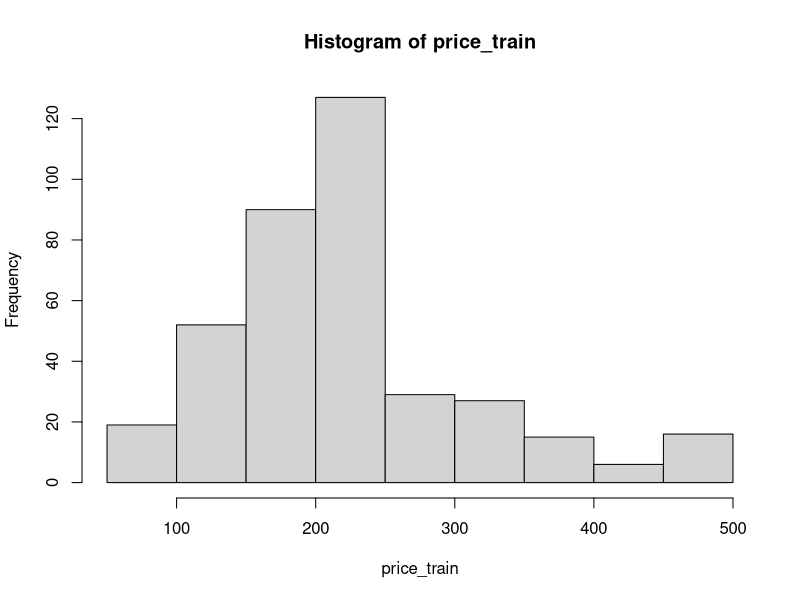

Write R code to recreate this figure. (Note: this script raises an error after producing the figure.)
# Practice building and evaluating regression models on HousePrice dataset (both linear and nonlinear regression)
# Note: your modeling results may vary given the random data sampling nature.

# crimRate: per capita crime rate by town
# age: Proportion of owner-occupied units built prior to 1940
# nitricoxide: Nitric oxides concentration (parts per 10 million)
# numRoom: Average number of rooms per dwelling
# resilandProp: Proportion of residential land zoned for lots over 25,000 sqft
# indusProp: Proportion of non-retail business acres per town
# disToEmpo: Weighted distances to employment centers
# radHighway: Index of accessibility to radial highways
# propertyTax: Full-value property tax rate per $10,000
# ptRatio: Pupil-teacher ratio by town
# lowstat: Percentage of lower status of the population
# medValue: Median value of owner-occupied homes in $1000s (the outcome variable)

# Required packages: AppliedPredictiveModeling,caret,corrplot,earth
# Check and make sure you have the required packages installed. Then library them.
# Library the required packages
lapply(c('AppliedPredictiveModeling','caret','corrplot','earth', 'readxl'),require,character.only = TRUE)

# use Import Dataset under the Environment tab to import HousePrice data

# convert HousePrice to data.frame
HousePrice <- data.frame(read_excel("Week 5/Database.xlsx", sheet = "Data"))
# check the internal structure of the dataset
str(HousePrice)

# use colSums() to check if there are any missing value in the dataset
colSums(is.na(HousePrice)) # returns 0

# create the predictors and outcome subset respectively
predictors <- HousePrice[,-12]
price <- HousePrice[,12]

# perform data splitting (say assign 75% to training data while 25% to test data)
# set.seed() is used to reproduce the results (from sampling)
set.seed(0)
training <- createDataPartition(price,p=0.75,list=FALSE)
predictors_train <- predictors[training,]
price_train <- price[training]
predictors_test <- predictors[-training,]
price_test <- price[-training]

# view the summary statistics of the predictors in the training set
summary(predictors_train)
# view how the house price generally looks like in the training set
hist(price_train)

# check if there's any near-zero variance predictors 
nzv <- nearZeroVar(predictors_train) # nzv returns empty; thus no need to remove anything

# use findCorrelation() to check predictors that have high correlations (using threshold value 0.9). If there are any found, then remove them from both the training and test set.
tooHigh <- findCorrelation(cor(predictors_train),.9)
predictors_trainfiltered <- predictors_train[,-tooHigh]
predictors_testfiltered <- predictors_test[,-tooHigh]

### Next we'll build and compare three (linear & nonlinear) regression models- lm, mars, and knn

# We start with creating a control function using 10 fold cross validation resampling technique
set.seed(0)
ctrl <- trainControl(method = "cv", index = createFolds(price_train, returnTrain = TRUE))

## Build a linear regression model (lm)
set.seed(0)
lmFit <- train(x = predictors_trainfiltered, y = price_train,
            method = "lm",
            trControl = ctrl)

lmFit # cross-validated RMSE = 47.43

# check and interpret the coefficients for the fitted linear regression model 
summary(lmFit) 

## Build Multivariate Adaptive Regression Splines (MARS) regression model, where "degree" and "nprune" are the tuning parameters- "degree" determines degrees of variable interactions, "nprune" determine the number of terms to retain.
set.seed(0)
marsTune <- train(x = predictors_train, y = price_train,
                  method = "earth",
                  tuneGrid = expand.grid(degree = 1:2, nprune = 2:38),
                  trControl = ctrl)
marsTune # cross-validated RMSE = 34.80 (nprune = 13,degree = 2)

# visualize the model performance resulting from different parameter values
plot(marsTune)

# varImp() is used to estimate the predictors importance in the fitted model
marsImp <- varImp(marsTune)
plot(marsImp, top = 6) # "top = N" means we're interested in the top N important predictors

## Build K-Nearest Neighbors (KNN) regression model, where "k" is the turning parameter.
set.seed(0)
knnTune <- train(x = predictors_train, y = price_train,
                 method = "knn",
                 preProc = c("center", "scale"),
                 tuneGrid = data.frame(k = 1:20),
                 trControl = ctrl)
knnTune # cross-validated RMSE = 36.14 (k=2)
# plot knnTune model, and see how RMSE change with different number of neighbors (k)
plot(knnTune)

## Comparing among these three models- lmFit, marsTune, and knnTune 
# start with making a list
modellist <- list(lm=lmFit,mars=marsTune,knn=knnTune)
# then collect resamples from the cv folds
resamps <- resamples(modellist)
# we can create a dot plot of the resamps
dotplot(resamps,metric = "RMSE")
# we can also create a Box-and-whisker plot of the resamps
bwplot(resamps, metric = "RMSE")

# Based on above evaluation and comparison, which model to choose? we would choose the model returns the smallest prediction error (i.e.,cross-validated RMSE). Choose marsTune!

# Use the chosen model to predict new data (i.e, test set)
pred <- predict(marsTune,predictors_test)
# Use postResample() to report the model performance on the test data. Note: you can also use defaultSummary() to report the model performance as what we did in the previous week.
postResample(pred,price_test) # test RMSE = 36.29
